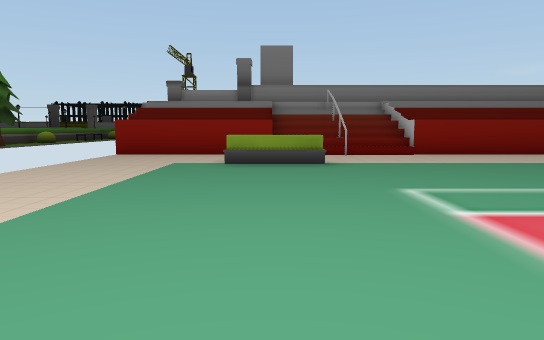
[1] (above)

24 first-person views from a walk through a Unity game level. The camera is 1.5 m above the floor, tilts 6° down and sees 70° across. The floor is counted in squares, 2 m on a side. Each view is taken from the middle of a square. On the plan, view 1 faces up. The plan holds only what a view shows up to about 12 squares ahead; the rest is blank. The place goes on beyond the plan. The player is left out. Door leaves are left out, so doorways stand open. Some surface patterns are stand-ins.

[2]
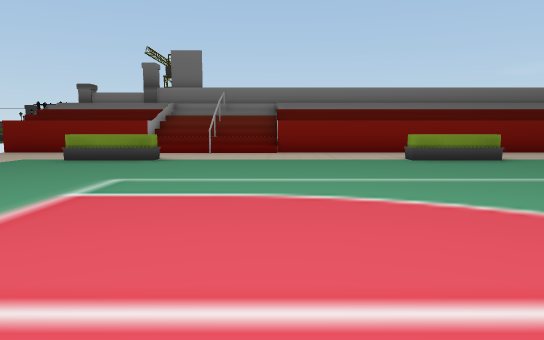

[3]
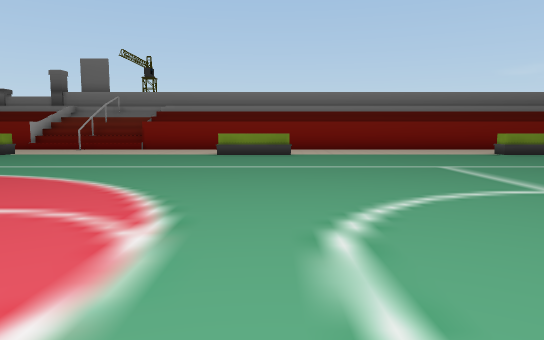

[4]
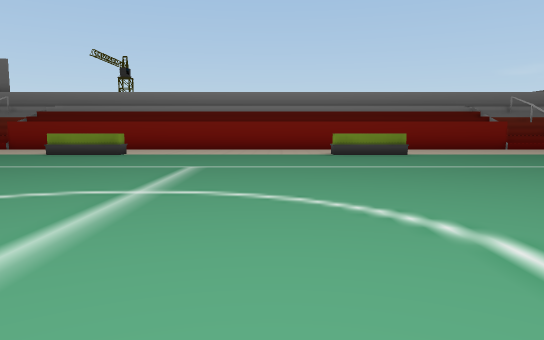

[5]
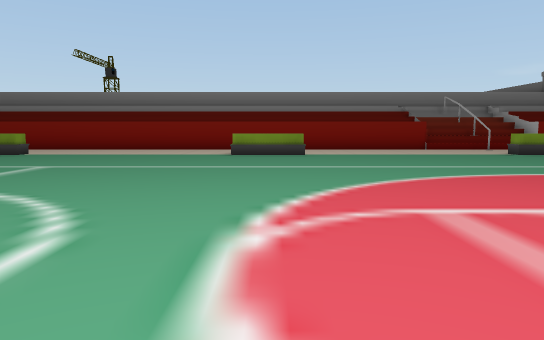

[6]
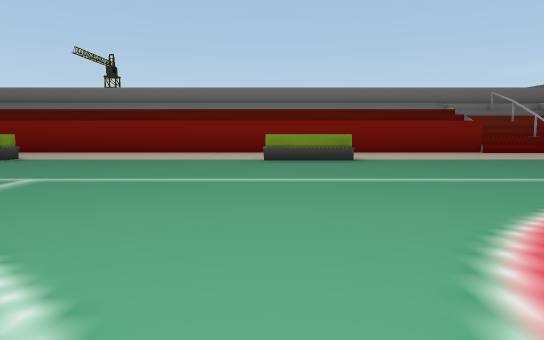

[7]
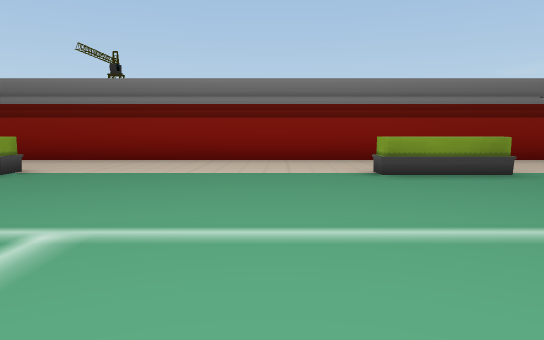

[8]
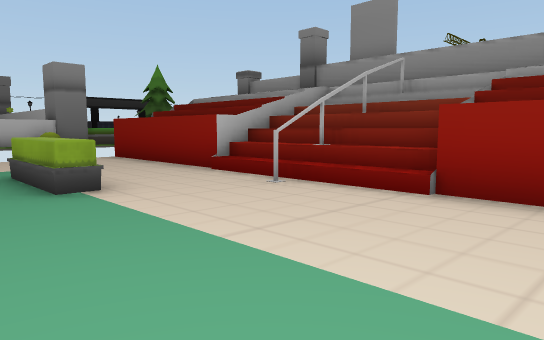

[9]
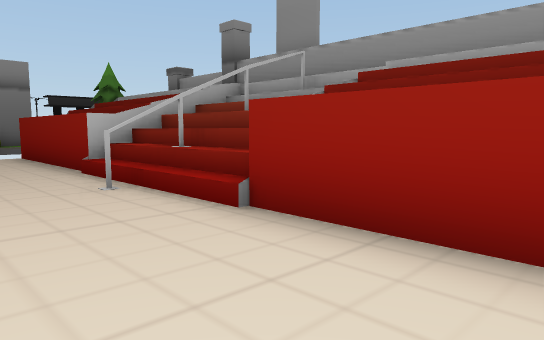

[10]
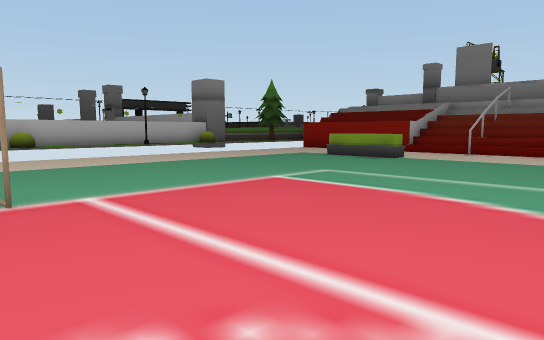

[11]
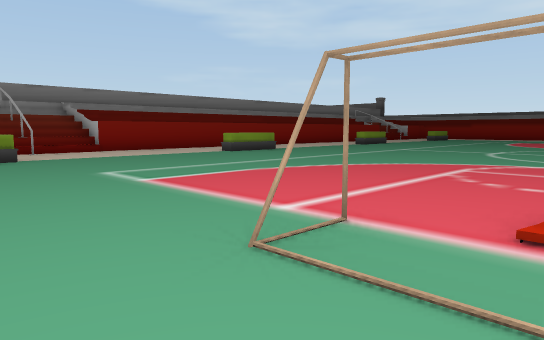

[12]
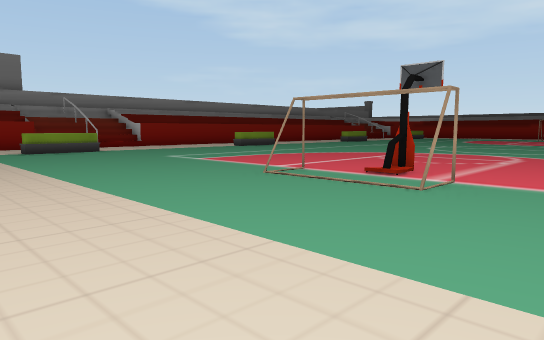

[13]
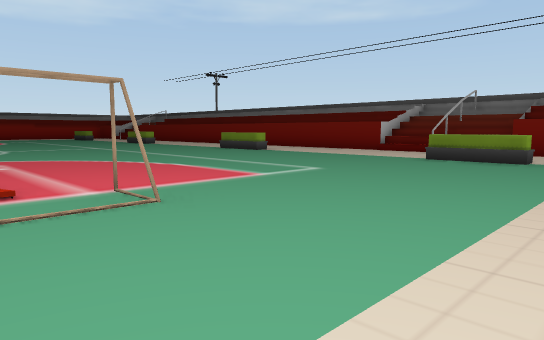

[14]
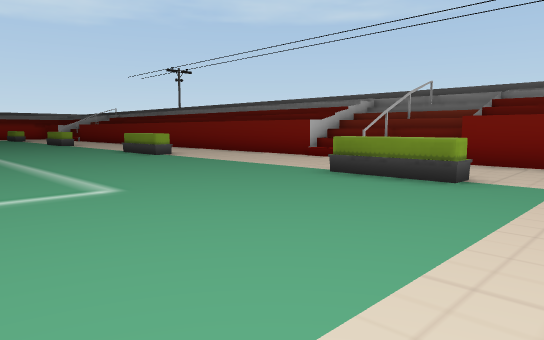

[15]
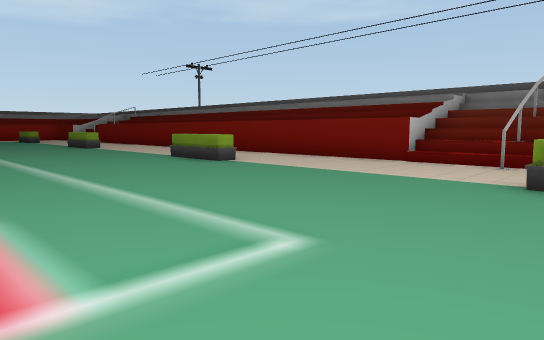

[16]
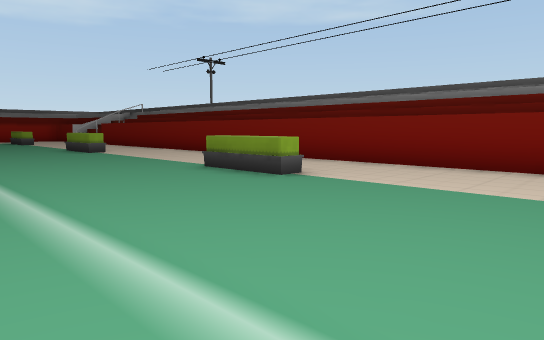

[17]
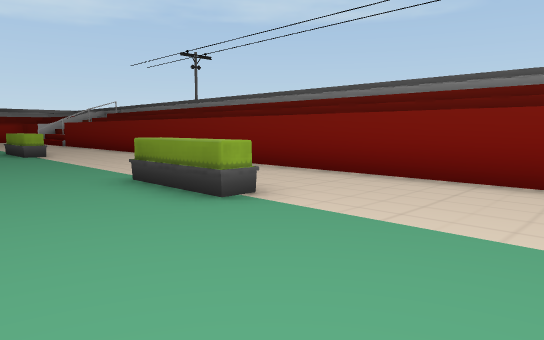

[18]
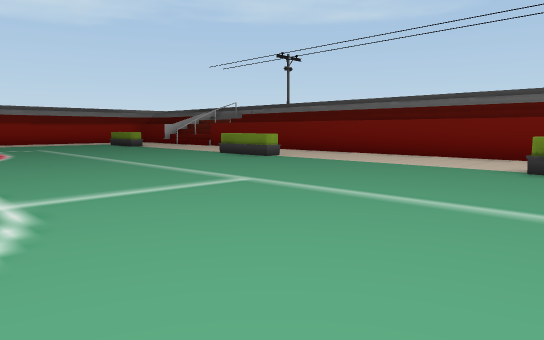

[19]
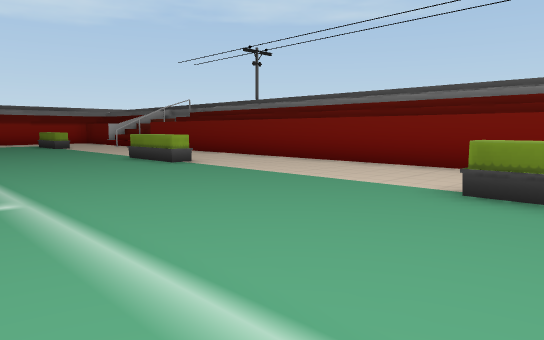

[20]
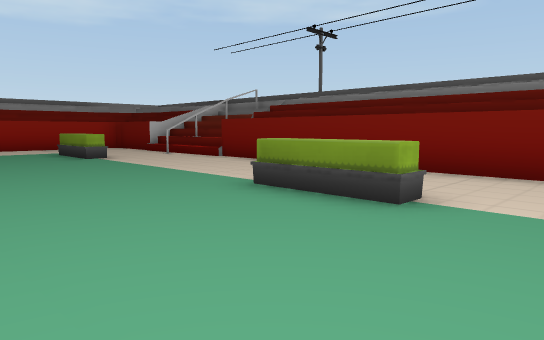

[21]
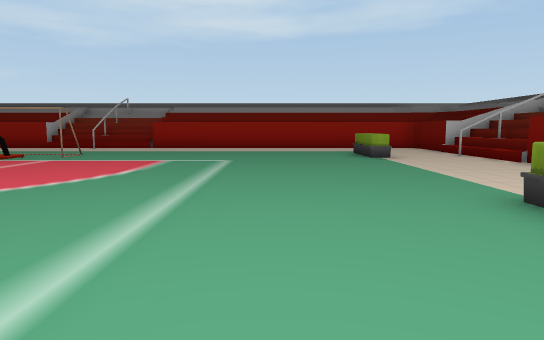

[22]
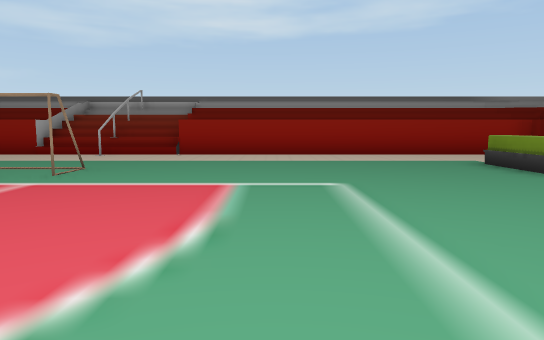

[23]
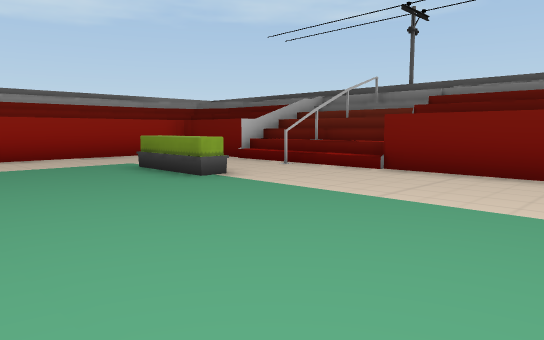

[24]
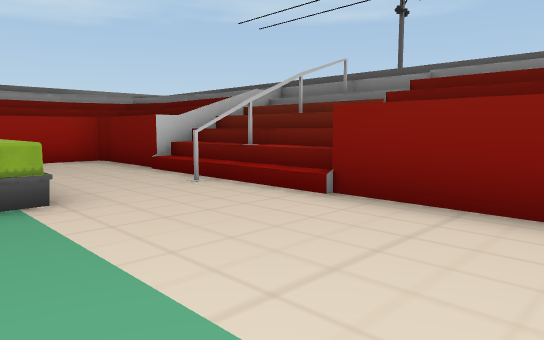

### Floor plan
Key: @ floor where view 1 was taken; # wall or solid block; . main floor; : floor 2 m higher than the main floor; + floor 2.5 m higher than the main floor; / step, stairs or slope; = window, fence, low wall or low ledge; O other object.
Columns run from 4 left of view 1 to 34 right of it. Each row starts with its distance up from view 1.
 15    ######
 14       #
 13     //#//
 12     //#//
 11 ......#..............  ......
 10 ..................... .......
  9 ...#O#......OO......#O#......O
  8 .............................
  7 .............................
  6 ............................
  5 ............................
  4 ...........................
  3 ..........................
  2 ..........................
  1 .........................       ..=
  0  ...@O..................      ..../
 -1  .......................    O....##
 -2 ......O#.......  ......   ...O..../
 -3 .....#..........  .  .   ... ...../
 -4 .....................  ...........
 -5 ..................................
 -6  .................................
 -7  .................................
 -8  .................................
 -9   ................................
-10   ................................
-11   .#O#......OO......#O#......OO...
-12   ................................ /
-13   ... ................. .......... / ##
-14    :/ #//:::::::::::::  ::://#//:: / =
-15     //#//                  //#//   +=
-16       #                      #     =#
-17    ## #  ##################  # #
-18    ##=#==##              ##==#=##

Positions as (right, up) in squares from view 1, and headings:
1: (0, 0), facing up
2: (4, -1), facing up
3: (9, -3), facing up
4: (14, -3), facing up
5: (17, -3), facing up
6: (16, -1), facing up
7: (14, 2), facing up
8: (6, 7), facing up-left
9: (7, 9), facing up-left
10: (6, -1), facing up-left
11: (-1, -2), facing up-right
12: (-4, -5), facing up-right
13: (-3, -1), facing down-right
14: (-3, -5), facing down-right
15: (0, -5), facing down-right
16: (3, -6), facing down-right
17: (4, -8), facing down-right
18: (8, -3), facing down-right
19: (8, -6), facing down-right
20: (14, -7), facing down-right
21: (14, -8), facing right
22: (18, -6), facing right
23: (19, -7), facing down-right
24: (20, -10), facing down-right
